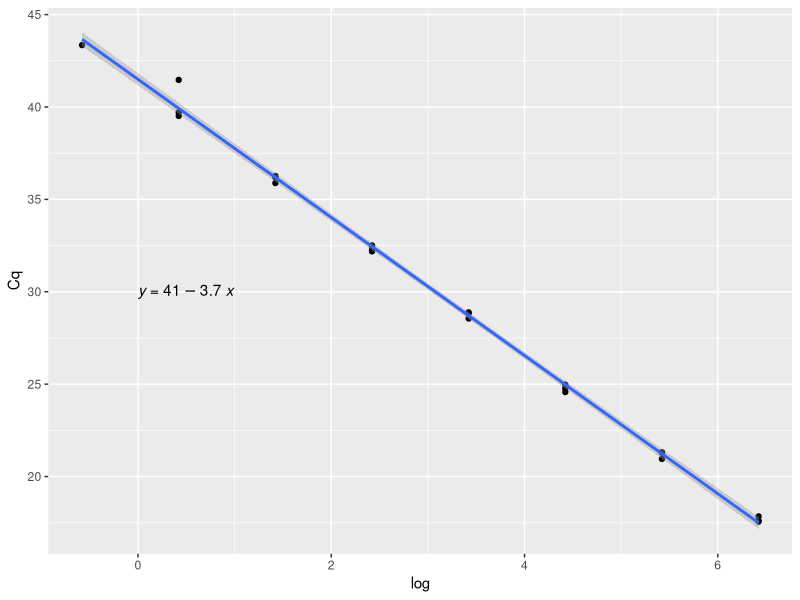

The R script that drew this image:
## ---- chunk 1
library(tidyverse)
library(here)
library(ggpubr) #Regression Eq
## ---- chunk 2
va<- read.csv(here("data", "raw_data", "va_gblock.csv" ))
## ---- chunk 3
va<-
  va %>%
  mutate(
    log = log10(SQ))
## ---- chunk 4
va %>%
  ggplot() + geom_point(
    aes(x = log,
        y = Cq)) + 
  geom_smooth(
    aes(x = log,
        y = Cq),
    method = "lm") +
  stat_regline_equation(
    aes(x = log,
        y = Cq),
    label.x = 0,
    label.y = 30)
## ---- chunk 5
relation<- lm(Cq~log, va)

print(summary(relation))
## ---- chunk 6
S<- 0.15977
b<- -3.74

LOD_cop<- 10^((3*S) / b) #Unlog to go form logSQ --> SQ
LOD_cq<- 41 - ((3.7) *((3*S) / b)) #Use equation of the line to go from logSQ --> Cq

LOQ_cop<- 10^((10*S) / b)
LOQ_cq<- 41 - ((3.7) *((10*S) / b))
